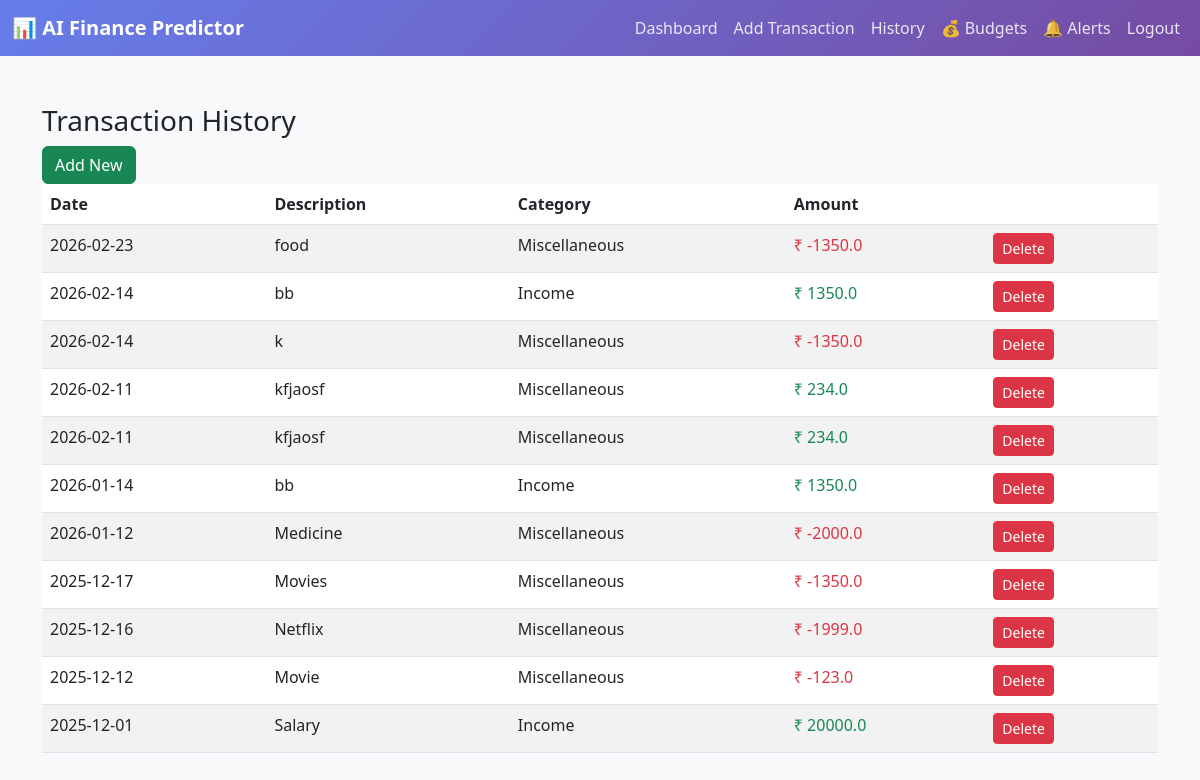
The page /transactions/history (signed in) on the database its author committed.
### tables this page shows
CREATE TABLE transactions (
    id INTEGER PRIMARY KEY AUTOINCREMENT,
    user_id INTEGER NOT NULL,
    amount REAL NOT NULL,
    description TEXT,
    category TEXT,
    date DATE NOT NULL,
    is_auto_tagged INTEGER DEFAULT 0,
    created_at TIMESTAMP DEFAULT CURRENT_TIMESTAMP,
    FOREIGN KEY (user_id) REFERENCES users(id)
);

### routes/transaction_routes.py (the view)
@transaction_bp.route('/transactions/history')
def history():
    if 'user_id' not in session:
        return redirect(url_for('auth.login'))
    transactions = get_transactions_by_user(session['user_id'])
    return render_template('history.html', transactions=transactions)

### models/transaction_model.py (called while the page is built)
def get_db_connection():
    conn = sqlite3.connect(DATABASE_PATH)
    conn.row_factory = sqlite3.Row
    return conn

def get_transactions_by_user(user_id):
    conn = get_db_connection()
    rows = conn.execute("""
        SELECT * FROM transactions
        WHERE user_id = ?
        ORDER BY date DESC
    """, (user_id,)).fetchall()
    conn.close()
    return rows

### templates/transactions/history.html
{% extends "base.html" %}
{% block content %}
<div class="container mt-5">
    <h3>Transaction History</h3>
    <a href="{{ url_for('transaction.add_transaction_route') }}" class="btn btn-success">
       Add New
    </a>
    <table class="table table-striped">
        <thead>
            <tr>
                <th>Date</th>
                <th>Description</th>
                <th>Category</th>
                <th>Amount</th>
                <th></th>
            </tr>
        </thead>
        <tbody>
        {% for txn in transactions %}
            <tr>
                <td>{{ txn['date'] }}</td>
                <td>{{ txn['description'] }}</td>
                <td>{{ txn['category'] }}</td>
                <td class="{% if txn['amount'] < 0 %}text-danger{% else %}text-success{% endif %}">
                    ₹ {{ txn['amount'] }}
                </td>
                <td>
                    <a href="{{ url_for('transaction.delete', txn_id=txn['id']) }}"
                       class="btn btn-sm btn-danger">
                       Delete
                    </a>
                </td>
            </tr>
        {% endfor %}
        </tbody>
    </table>
</div>
{% endblock %}

### templates/base.html (shortened to what this page needs)
<!DOCTYPE html>
<html lang="en">
<head>
    <link href="https://cdn.jsdelivr.net/npm/bootstrap@5.3.0/dist/css/bootstrap.min.css" rel="stylesheet">
</head>
<body>
    <nav class="navbar navbar-expand-lg navbar-dark navbar-custom sticky-top">
        <div class="container-fluid">
            <a class="navbar-brand fw-bold" href="{{ url_for('dashboard.index') if session.get('user_id') else url_for('home') }}">
                📊 AI Finance Predictor
            </a>
            {% if session.get('user_id') %}
            <div class="collapse navbar-collapse" id="navbarNav">
                <ul class="navbar-nav ms-auto">
                    <li class="nav-item">
                        <a class="nav-link" href="{{ url_for('dashboard.index') }}">Dashboard</a>
                    </li>
                    <li class="nav-item">
                        <a class="nav-link" href="{{ url_for('transaction.add_transaction_route') }}">Add Transaction</a>
                    </li>
                    <li class="nav-item">
                        <a class="nav-link" href="{{ url_for('transaction.history') }}">History</a>
                    </li>
                    <li class="nav-item">
                        <a class="nav-link" href="{{ url_for('budget.view_budgets') }}">💰 Budgets</a>
                    </li>
                    <li class="nav-item">
                        <a class="nav-link position-relative" href="{{ url_for('budget.view_alerts') }}">
                            🔔 Alerts
                        </a>
                    </li>
                    <li class="nav-item">
                        <a class="nav-link" href="{{ url_for('auth.logout') }}">Logout</a>
                    </li>
                </ul>
            </div>
            {% endif %}
        </div>
    </nav>
    {% block content %}{% endblock %}
</body>
</html>

### templates/base.html (style rules this page uses)
body { background-color: #f8f9fa; }
.navbar-custom { background: linear-gradient(135deg, #667eea 0%, #764ba2 100%); }
.nav-link { color: rgba(255,255,255,0.85) !important; transition: color 0.3s; }

### rows shown on the page
transactions: date "2026-02-23", description "food", category "Miscellaneous", amount "-1350.0"
transactions: date "2026-02-14", description "bb", category "Income", amount "1350.0"
transactions: date "2026-02-14", description "k", category "Miscellaneous", amount "-1350.0"
transactions: date "2026-02-11", description "kfjaosf", category "Miscellaneous", amount "234.0"
transactions: date "2026-02-11", description "kfjaosf", category "Miscellaneous", amount "234.0"
transactions: date "2026-01-14", description "bb", category "Income", amount "1350.0"
transactions: date "2026-01-12", description "Medicine", category "Miscellaneous", amount "-2000.0"
transactions: date "2025-12-17", description "Movies", category "Miscellaneous", amount "-1350.0"
transactions: date "2025-12-16", description "Netflix", category "Miscellaneous", amount "-1999.0"
transactions: date "2025-12-12", description "Movie", category "Miscellaneous", amount "-123.0"
transactions: date "2025-12-01", description "Salary", category "Income", amount "20000.0"
